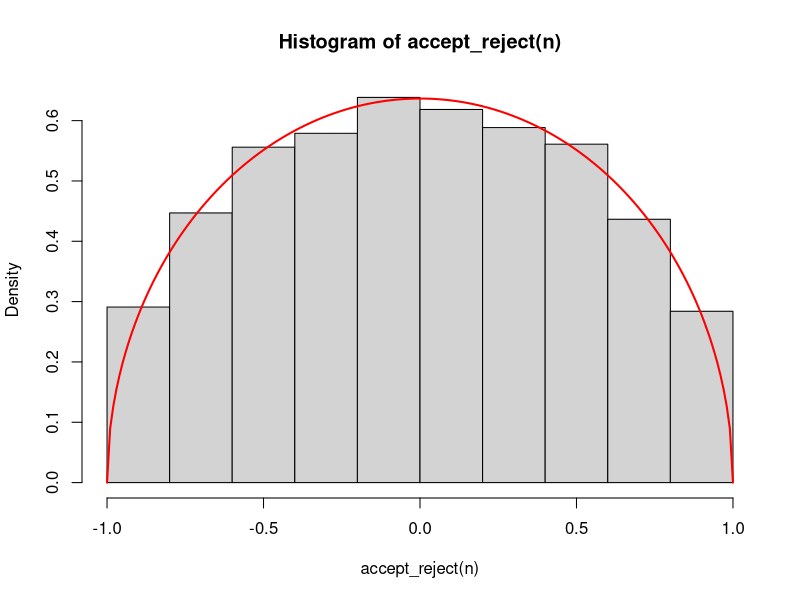

The R source for this figure:
## ---- chunk 1
knitr::opts_chunk$set(warning = FALSE, message = FALSE) 
## ---- chunk 2
f <-function(x){
  return(2/pi * sqrt(1 - x**2) * (x >= -1 & x <= 1))
}

g <- function(x){
  return(1/2 * (x >= -1 & x <= 1))
}

M <- 4/pi

accept_reject <- function(n){
  x <- numeric(0)
  while(length(x) < n){
    U <- runif(1)
    X <- runif(1, -1, 1)
    x <- append(x, X[U <= (f(X) / (M * g(X)))])
  }
  return(x)
}
## ---- chunk 3
t <- seq(-1, 1, 0.01)
n <- 10000

hist(accept_reject(n), freq = FALSE, breaks = 10)
lines(t, f(t), col = "red", lwd = 2)
